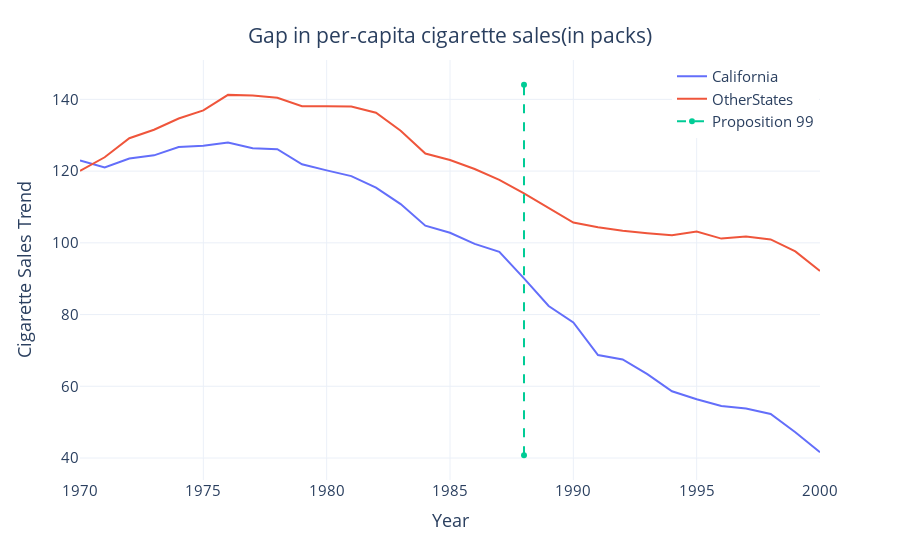

Notebook source saved alongside this figure:
### Code cell
#
fig = px.line( data_frame = plot_df, 
               x = "year", y = ["California","OtherStates"], 
               template = "plotly_white")
# "plotly", "plotly_white", "plotly_dark", "ggplot2", "seaborn", "simple_white", "none"

fig.add_trace( pgo.Scatter( x = [1988, 1988],
                            y = [plot_df.California.min()*0.98, plot_df.OtherStates.max()*1.02],
                            line = { 'dash': 'dash', }, name = 'Proposition 99'
                          ))

fig.update_layout( title = { 'text': "Gap in per-capita cigarette sales(in packs)",
                             'y':0.95, 'x':0.5, },
                   legend = dict(y = 1, x = 0.8, orientation = 'v'),
                   legend_title = "",
                   xaxis_title = "Year", 
                   yaxis_title = "Cigarette Sales Trend",
                   font = dict(size = 15)
                 )

fig.show()

### Figure 1 — Plotly figure (JSON) as saved in the notebook; plotly's stock layout.template omitted (floating-point values rounded to 4 significant figures)
{"data": [{"hovertemplate": "variable=California<br>year=%{x}<br>value=%{y}<extra></extra>", "legendgroup": "California", "line": {"color": "#636efa", "dash": "solid"}, "marker": {"symbol": "circle"}, "mode": "lines", "name": "California", "orientation": "v", "showlegend": true, "type": "scatter", "x": [1970, 1971, 1972, 1973, 1974, 1975, 1976, 1977, 1978, 1979, 1980, 1981, 1982, 1983, 1984, 1985, 1986, 1987, 1988, 1989, 1990, 1991, 1992, 1993, 1994, 1995, 1996, 1997, 1998, 1999, 2000], "xaxis": "x", "y": [123, 121, 123.5, 124.4, 126.7, 127.1, 128, 126.4, 126.1, 121.9, 120.2, 118.6, 115.4, 110.8, 104.8, 102.8, 99.7, 97.5, 90.1, 82.4, 77.8, 68.7, 67.5, 63.4, 58.6, 56.4, 54.5, 53.8, 52.3, 47.2, 41.6], "yaxis": "y"}, {"hovertemplate": "variable=OtherStates<br>year=%{x}<br>value=%{y}<extra></extra>", "legendgroup": "OtherStates", "line": {"color": "#EF553B", "dash": "solid"}, "marker": {"symbol": "circle"}, "mode": "lines", "name": "OtherStates", "orientation": "v", "showlegend": true, "type": "scatter", "x": [1970, 1971, 1972, 1973, 1974, 1975, 1976, 1977, 1978, 1979, 1980, 1981, 1982, 1983, 1984, 1985, 1986, 1987, 1988, 1989, 1990, 1991, 1992, 1993, 1994, 1995, 1996, 1997, 1998, 1999, 2000], "xaxis": "x", "y": [120.1, 123.9, 129.2, 131.5, 134.7, 136.9, 141.3, 141.1, 140.5, 138.1, 138.1, 138.0, 136.3, 131.2, 124.9, 123.1, 120.6, 117.6, 113.8, 109.7, 105.7, 104.3, 103.4, 102.7, 102.1, 103.2, 101.2, 101.8, 101.0, 97.59, 92.13], "yaxis": "y"}, {"line": {"dash": "dash"}, "name": "Proposition 99", "type": "scatter", "x": [1988, 1988], "y": [40.77, 144.1]}], "layout": {"font": {"size": 15}, "legend": {"orientation": "v", "title": {"text": ""}, "tracegroupgap": 0, "x": 0.8, "y": 1}, "margin": {"t": 60}, "title": {"text": "Gap in per-capita cigarette sales(in packs)", "x": 0.5, "y": 0.95}, "xaxis": {"anchor": "y", "domain": [0, 1], "title": {"text": "Year"}}, "yaxis": {"anchor": "x", "domain": [0, 1], "title": {"text": "Cigarette Sales Trend"}}}}
